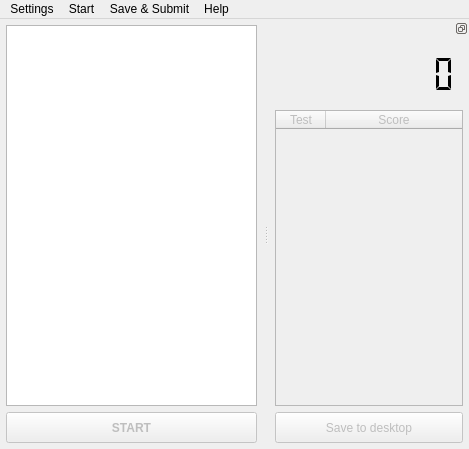
<?xml version="1.0" encoding="UTF-8"?>
<ui version="4.0">
 <class>gui</class>
 <widget class="QMainWindow" name="gui">
  <property name="geometry">
   <rect>
    <x>0</x>
    <y>0</y>
    <width>469</width>
    <height>449</height>
   </rect>
  </property>
  <property name="sizePolicy">
   <sizepolicy hsizetype="Expanding" vsizetype="Expanding">
    <horstretch>0</horstretch>
    <verstretch>0</verstretch>
   </sizepolicy>
  </property>
  <property name="windowTitle">
   <string notr="true">RSB</string>
  </property>
  <property name="windowIcon">
   <iconset resource="res/res.qrc">
    <normaloff>:/img/splash.png</normaloff>:/img/splash.png</iconset>
  </property>
  <property name="animated">
   <bool>false</bool>
  </property>
  <property name="dockOptions">
   <set>QMainWindow::AllowNestedDocks|QMainWindow::AllowTabbedDocks</set>
  </property>
  <property name="unifiedTitleAndToolBarOnMac">
   <bool>true</bool>
  </property>
  <widget class="QWidget" name="centralWidget">
   <layout class="QVBoxLayout" name="verticalLayout_2">
    <property name="spacing">
     <number>6</number>
    </property>
    <property name="leftMargin">
     <number>6</number>
    </property>
    <property name="topMargin">
     <number>6</number>
    </property>
    <property name="rightMargin">
     <number>6</number>
    </property>
    <property name="bottomMargin">
     <number>6</number>
    </property>
    <item>
     <widget class="QTableWidget" name="GUI_Sysinfo">
      <property name="editTriggers">
       <set>QAbstractItemView::NoEditTriggers</set>
      </property>
      <property name="tabKeyNavigation">
       <bool>false</bool>
      </property>
      <property name="showDropIndicator" stdset="0">
       <bool>false</bool>
      </property>
      <property name="alternatingRowColors">
       <bool>true</bool>
      </property>
      <property name="selectionMode">
       <enum>QAbstractItemView::NoSelection</enum>
      </property>
      <property name="selectionBehavior">
       <enum>QAbstractItemView::SelectRows</enum>
      </property>
      <property name="iconSize">
       <size>
        <width>32</width>
        <height>32</height>
       </size>
      </property>
      <property name="showGrid">
       <bool>false</bool>
      </property>
      <attribute name="horizontalHeaderVisible">
       <bool>false</bool>
      </attribute>
      <attribute name="horizontalHeaderStretchLastSection">
       <bool>true</bool>
      </attribute>
      <attribute name="verticalHeaderVisible">
       <bool>false</bool>
      </attribute>
      <column>
       <property name="text">
        <string notr="true">Part</string>
       </property>
      </column>
      <column>
       <property name="text">
        <string notr="true">Description</string>
       </property>
      </column>
     </widget>
    </item>
    <item>
     <widget class="QPushButton" name="GUI_StartBtn">
      <property name="enabled">
       <bool>false</bool>
      </property>
      <property name="minimumSize">
       <size>
        <width>75</width>
        <height>31</height>
       </size>
      </property>
      <property name="font">
       <font>
        <bold>true</bold>
       </font>
      </property>
      <property name="text">
       <string>START</string>
      </property>
      <property name="shortcut">
       <string>Ctrl+S</string>
      </property>
      <property name="default">
       <bool>true</bool>
      </property>
     </widget>
    </item>
   </layout>
  </widget>
  <widget class="QMenuBar" name="GUI_MenuBar">
   <property name="geometry">
    <rect>
     <x>0</x>
     <y>0</y>
     <width>469</width>
     <height>21</height>
    </rect>
   </property>
   <widget class="QMenu" name="GUI_Menus_Settings">
    <property name="title">
     <string>Settings</string>
    </property>
    <widget class="QMenu" name="GUI_Menus_Themes">
     <property name="title">
      <string>Theme</string>
     </property>
     <addaction name="GUI_Menus_Theme_FusionL"/>
     <addaction name="GUI_Menus_Theme_FusionD"/>
     <addaction name="GUI_Menus_Theme_Win"/>
     <addaction name="GUI_Menus_Theme_WinXP"/>
     <addaction name="GUI_Menus_Theme_Vista"/>
    </widget>
    <addaction name="GUI_Menus_WrapperOptions"/>
    <addaction name="separator"/>
    <addaction name="GUI_Menus_Start_KeepBest"/>
    <addaction name="GUI_Menus_Themes"/>
    <addaction name="separator"/>
    <addaction name="GUI_Menus_Exit"/>
   </widget>
   <widget class="QMenu" name="GUI_Menus_Save">
    <property name="title">
     <string>Save &amp;&amp; Submit</string>
    </property>
    <addaction name="GUI_Menus_SaveTo"/>
    <addaction name="GUI_Menus_SaveToDesk"/>
    <addaction name="separator"/>
    <addaction name="GUI_Menus_SubmitOnline"/>
   </widget>
   <widget class="QMenu" name="GUI_Menus_Help">
    <property name="title">
     <string>Help</string>
    </property>
    <addaction name="GUI_Menus_Update"/>
    <addaction name="separator"/>
    <addaction name="actionRe_quest_feature"/>
    <addaction name="action_Report_bug"/>
    <addaction name="separator"/>
    <addaction name="GUI_Menus_About"/>
   </widget>
   <widget class="QMenu" name="GUI_Menus_Start">
    <property name="title">
     <string>Start</string>
    </property>
    <addaction name="GUI_Menus_Picker"/>
    <addaction name="GUI_Menus_Start_Now"/>
    <addaction name="separator"/>
    <addaction name="GUI_Menus_Start_Batch"/>
   </widget>
   <addaction name="GUI_Menus_Settings"/>
   <addaction name="GUI_Menus_Start"/>
   <addaction name="GUI_Menus_Save"/>
   <addaction name="GUI_Menus_Help"/>
  </widget>
  <widget class="QDockWidget" name="GUI_ScoreDock">
   <property name="enabled">
    <bool>true</bool>
   </property>
   <property name="sizePolicy">
    <sizepolicy hsizetype="Preferred" vsizetype="Minimum">
     <horstretch>0</horstretch>
     <verstretch>0</verstretch>
    </sizepolicy>
   </property>
   <property name="minimumSize">
    <size>
     <width>175</width>
     <height>233</height>
    </size>
   </property>
   <property name="maximumSize">
    <size>
     <width>200</width>
     <height>524287</height>
    </size>
   </property>
   <property name="toolTip">
    <string>Double-click on titlebar or press the button
to detach from the main window.</string>
   </property>
   <property name="floating">
    <bool>false</bool>
   </property>
   <property name="features">
    <set>QDockWidget::DockWidgetFloatable|QDockWidget::DockWidgetMovable</set>
   </property>
   <property name="allowedAreas">
    <set>Qt::LeftDockWidgetArea|Qt::RightDockWidgetArea</set>
   </property>
   <property name="windowTitle">
    <string notr="true"/>
   </property>
   <attribute name="dockWidgetArea">
    <number>2</number>
   </attribute>
   <widget class="QWidget" name="GUI_ScoreDock_Layout">
    <layout class="QVBoxLayout" name="verticalLayout">
     <property name="leftMargin">
      <number>6</number>
     </property>
     <property name="topMargin">
      <number>6</number>
     </property>
     <property name="rightMargin">
      <number>6</number>
     </property>
     <property name="bottomMargin">
      <number>6</number>
     </property>
     <item>
      <widget class="QLCDNumber" name="GUI_Score">
       <property name="sizePolicy">
        <sizepolicy hsizetype="Preferred" vsizetype="Preferred">
         <horstretch>0</horstretch>
         <verstretch>0</verstretch>
        </sizepolicy>
       </property>
       <property name="minimumSize">
        <size>
         <width>0</width>
         <height>60</height>
        </size>
       </property>
       <property name="layoutDirection">
        <enum>Qt::RightToLeft</enum>
       </property>
       <property name="frameShape">
        <enum>QFrame::NoFrame</enum>
       </property>
       <property name="smallDecimalPoint">
        <bool>true</bool>
       </property>
       <property name="digitCount">
        <number>8</number>
       </property>
       <property name="segmentStyle">
        <enum>QLCDNumber::Flat</enum>
       </property>
       <property name="value" stdset="0">
        <double>0.000000000000000</double>
       </property>
       <property name="intValue" stdset="0">
        <number>0</number>
       </property>
      </widget>
     </item>
     <item>
      <widget class="QTableWidget" name="GUI_Subscores">
       <property name="enabled">
        <bool>false</bool>
       </property>
       <property name="editTriggers">
        <set>QAbstractItemView::NoEditTriggers</set>
       </property>
       <property name="tabKeyNavigation">
        <bool>false</bool>
       </property>
       <property name="showDropIndicator" stdset="0">
        <bool>false</bool>
       </property>
       <property name="alternatingRowColors">
        <bool>true</bool>
       </property>
       <property name="selectionMode">
        <enum>QAbstractItemView::NoSelection</enum>
       </property>
       <property name="selectionBehavior">
        <enum>QAbstractItemView::SelectRows</enum>
       </property>
       <property name="showGrid">
        <bool>false</bool>
       </property>
       <attribute name="horizontalHeaderCascadingSectionResizes">
        <bool>true</bool>
       </attribute>
       <attribute name="horizontalHeaderDefaultSectionSize">
        <number>50</number>
       </attribute>
       <attribute name="horizontalHeaderHighlightSections">
        <bool>false</bool>
       </attribute>
       <attribute name="horizontalHeaderShowSortIndicator" stdset="0">
        <bool>true</bool>
       </attribute>
       <attribute name="horizontalHeaderStretchLastSection">
        <bool>true</bool>
       </attribute>
       <attribute name="verticalHeaderVisible">
        <bool>false</bool>
       </attribute>
       <attribute name="verticalHeaderHighlightSections">
        <bool>false</bool>
       </attribute>
       <column>
        <property name="text">
         <string>Test</string>
        </property>
       </column>
       <column>
        <property name="text">
         <string>Score</string>
        </property>
       </column>
      </widget>
     </item>
     <item>
      <widget class="QPushButton" name="GUI_SaveBtn">
       <property name="enabled">
        <bool>false</bool>
       </property>
       <property name="minimumSize">
        <size>
         <width>141</width>
         <height>31</height>
        </size>
       </property>
       <property name="font">
        <font>
         <bold>false</bold>
        </font>
       </property>
       <property name="text">
        <string>Save to desktop</string>
       </property>
       <property name="shortcut">
        <string>F7</string>
       </property>
      </widget>
     </item>
    </layout>
   </widget>
  </widget>
  <action name="GUI_Menus_Select_Aqua3">
   <property name="checkable">
    <bool>true</bool>
   </property>
   <property name="text">
    <string>Aquamark3</string>
   </property>
  </action>
  <action name="GUI_Menus_Select_Cine03">
   <property name="checkable">
    <bool>true</bool>
   </property>
   <property name="text">
    <string>Cinebench 2003</string>
   </property>
  </action>
  <action name="GUI_Menus_Select_Cine115">
   <property name="checkable">
    <bool>true</bool>
   </property>
   <property name="text">
    <string>Cinebench R11.5</string>
   </property>
  </action>
  <action name="GUI_Menus_Select_Cine15">
   <property name="checkable">
    <bool>true</bool>
   </property>
   <property name="text">
    <string>Cinebench R15</string>
   </property>
  </action>
  <action name="GUI_Menus_About">
   <property name="text">
    <string>About</string>
   </property>
  </action>
  <action name="GUI_Menus_Update">
   <property name="text">
    <string>Check for updates</string>
   </property>
  </action>
  <action name="GUI_Menus_BenchOptions">
   <property name="text">
    <string>Benchmark &amp;Options</string>
   </property>
  </action>
  <action name="GUI_Menus_WrapperOptions">
   <property name="text">
    <string>&amp;Options</string>
   </property>
   <property name="menuRole">
    <enum>QAction::PreferencesRole</enum>
   </property>
  </action>
  <action name="GUI_Menus_Theme_FusionD">
   <property name="text">
    <string>Fusion Dark</string>
   </property>
  </action>
  <action name="GUI_Menus_Theme_FusionL">
   <property name="text">
    <string>Fusion Light</string>
   </property>
  </action>
  <action name="GUI_Menus_Theme_Win">
   <property name="text">
    <string>Windows</string>
   </property>
  </action>
  <action name="GUI_Menus_Theme_WinXP">
   <property name="text">
    <string>Windows XP</string>
   </property>
  </action>
  <action name="GUI_Menus_Theme_Vista">
   <property name="text">
    <string>Windows Vista</string>
   </property>
  </action>
  <action name="GUI_Menus_Select_UniDX9">
   <property name="checkable">
    <bool>true</bool>
   </property>
   <property name="text">
    <string>Unigine Basic</string>
   </property>
  </action>
  <action name="GUI_Menus_Select_UniDX11">
   <property name="checkable">
    <bool>true</bool>
   </property>
   <property name="text">
    <string>Unigine Xtreme</string>
   </property>
  </action>
  <action name="GUI_Menus_SaveToDesk">
   <property name="text">
    <string>Save to desktop</string>
   </property>
  </action>
  <action name="GUI_Menus_SaveTo">
   <property name="text">
    <string>Save as...</string>
   </property>
  </action>
  <action name="GUI_Menus_SubmitOnline">
   <property name="text">
    <string>Submit online...</string>
   </property>
  </action>
  <action name="GUI_Menus_Picker">
   <property name="text">
    <string>Select &amp;Benchmark</string>
   </property>
   <property name="font">
    <font>
     <bold>true</bold>
    </font>
   </property>
  </action>
  <action name="GUI_Menus_Start_Now">
   <property name="enabled">
    <bool>false</bool>
   </property>
   <property name="text">
    <string>&amp;Start now</string>
   </property>
   <property name="font">
    <font>
     <bold>true</bold>
    </font>
   </property>
  </action>
  <action name="GUI_Menus_Start_KeepBest">
   <property name="checkable">
    <bool>true</bool>
   </property>
   <property name="checked">
    <bool>true</bool>
   </property>
   <property name="text">
    <string>Show best score only</string>
   </property>
  </action>
  <action name="GUI_Menus_Start_Batch">
   <property name="enabled">
    <bool>false</bool>
   </property>
   <property name="text">
    <string>Batch &amp;Run</string>
   </property>
  </action>
  <action name="GUI_Menus_Exit">
   <property name="text">
    <string>E&amp;xit</string>
   </property>
  </action>
  <action name="action_Report_bug">
   <property name="text">
    <string>&amp;Report bug...</string>
   </property>
  </action>
  <action name="actionRe_quest_feature">
   <property name="text">
    <string>Re&amp;quest feature...</string>
   </property>
  </action>
 </widget>
 <layoutdefault spacing="6" margin="11"/>
 <resources>
  <include location="res/res.qrc"/>
 </resources>
 <connections/>
</ui>
